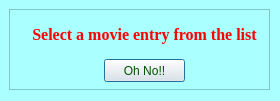
<?xml version="1.0" encoding="UTF-8"?>
<ui version="4.0">
 <class>Dialog</class>
 <widget class="QDialog" name="Dialog">
  <property name="geometry">
   <rect>
    <x>0</x>
    <y>0</y>
    <width>280</width>
    <height>101</height>
   </rect>
  </property>
  <property name="palette">
   <palette>
    <active>
     <colorrole role="Base">
      <brush brushstyle="SolidPattern">
       <color alpha="255">
        <red>170</red>
        <green>255</green>
        <blue>255</blue>
       </color>
      </brush>
     </colorrole>
     <colorrole role="Window">
      <brush brushstyle="SolidPattern">
       <color alpha="255">
        <red>170</red>
        <green>255</green>
        <blue>255</blue>
       </color>
      </brush>
     </colorrole>
    </active>
    <inactive>
     <colorrole role="Base">
      <brush brushstyle="SolidPattern">
       <color alpha="255">
        <red>170</red>
        <green>255</green>
        <blue>255</blue>
       </color>
      </brush>
     </colorrole>
     <colorrole role="Window">
      <brush brushstyle="SolidPattern">
       <color alpha="255">
        <red>170</red>
        <green>255</green>
        <blue>255</blue>
       </color>
      </brush>
     </colorrole>
    </inactive>
    <disabled>
     <colorrole role="Base">
      <brush brushstyle="SolidPattern">
       <color alpha="255">
        <red>170</red>
        <green>255</green>
        <blue>255</blue>
       </color>
      </brush>
     </colorrole>
     <colorrole role="Window">
      <brush brushstyle="SolidPattern">
       <color alpha="255">
        <red>170</red>
        <green>255</green>
        <blue>255</blue>
       </color>
      </brush>
     </colorrole>
    </disabled>
   </palette>
  </property>
  <property name="windowTitle">
   <string>No Entry Selected</string>
  </property>
  <widget class="QFrame" name="frame">
   <property name="geometry">
    <rect>
     <x>9</x>
     <y>9</y>
     <width>261</width>
     <height>81</height>
    </rect>
   </property>
   <property name="frameShape">
    <enum>QFrame::StyledPanel</enum>
   </property>
   <property name="frameShadow">
    <enum>QFrame::Raised</enum>
   </property>
   <widget class="QLabel" name="label_11">
    <property name="geometry">
     <rect>
      <x>15</x>
      <y>10</y>
      <width>241</width>
      <height>31</height>
     </rect>
    </property>
    <property name="palette">
     <palette>
      <active>
       <colorrole role="WindowText">
        <brush brushstyle="SolidPattern">
         <color alpha="255">
          <red>255</red>
          <green>0</green>
          <blue>0</blue>
         </color>
        </brush>
       </colorrole>
       <colorrole role="Text">
        <brush brushstyle="SolidPattern">
         <color alpha="255">
          <red>255</red>
          <green>0</green>
          <blue>0</blue>
         </color>
        </brush>
       </colorrole>
      </active>
      <inactive>
       <colorrole role="WindowText">
        <brush brushstyle="SolidPattern">
         <color alpha="255">
          <red>255</red>
          <green>0</green>
          <blue>0</blue>
         </color>
        </brush>
       </colorrole>
       <colorrole role="Text">
        <brush brushstyle="SolidPattern">
         <color alpha="255">
          <red>255</red>
          <green>0</green>
          <blue>0</blue>
         </color>
        </brush>
       </colorrole>
      </inactive>
      <disabled>
       <colorrole role="WindowText">
        <brush brushstyle="SolidPattern">
         <color alpha="255">
          <red>120</red>
          <green>120</green>
          <blue>120</blue>
         </color>
        </brush>
       </colorrole>
       <colorrole role="Text">
        <brush brushstyle="SolidPattern">
         <color alpha="255">
          <red>120</red>
          <green>120</green>
          <blue>120</blue>
         </color>
        </brush>
       </colorrole>
      </disabled>
     </palette>
    </property>
    <property name="font">
     <font>
      <family>Times New Roman</family>
      <pointsize>12</pointsize>
      <weight>75</weight>
      <bold>true</bold>
      <underline>false</underline>
     </font>
    </property>
    <property name="text">
     <string>Select a movie entry from the list</string>
    </property>
    <property name="textFormat">
     <enum>Qt::RichText</enum>
    </property>
    <property name="alignment">
     <set>Qt::AlignCenter</set>
    </property>
   </widget>
   <widget class="QPushButton" name="pushButton_8">
    <property name="geometry">
     <rect>
      <x>95</x>
      <y>50</y>
      <width>81</width>
      <height>23</height>
     </rect>
    </property>
    <property name="palette">
     <palette>
      <active>
       <colorrole role="ButtonText">
        <brush brushstyle="SolidPattern">
         <color alpha="255">
          <red>0</red>
          <green>85</green>
          <blue>0</blue>
         </color>
        </brush>
       </colorrole>
      </active>
      <inactive>
       <colorrole role="ButtonText">
        <brush brushstyle="SolidPattern">
         <color alpha="255">
          <red>0</red>
          <green>85</green>
          <blue>0</blue>
         </color>
        </brush>
       </colorrole>
      </inactive>
      <disabled>
       <colorrole role="ButtonText">
        <brush brushstyle="SolidPattern">
         <color alpha="255">
          <red>120</red>
          <green>120</green>
          <blue>120</blue>
         </color>
        </brush>
       </colorrole>
      </disabled>
     </palette>
    </property>
    <property name="text">
     <string>Oh No!!</string>
    </property>
   </widget>
  </widget>
 </widget>
 <resources/>
 <connections>
  <connection>
   <sender>pushButton_8</sender>
   <signal>clicked()</signal>
   <receiver>Dialog</receiver>
   <slot>accept()</slot>
   <hints>
    <hint type="sourcelabel">
     <x>144</x>
     <y>70</y>
    </hint>
    <hint type="destinationlabel">
     <x>139</x>
     <y>50</y>
    </hint>
   </hints>
  </connection>
 </connections>
</ui>
